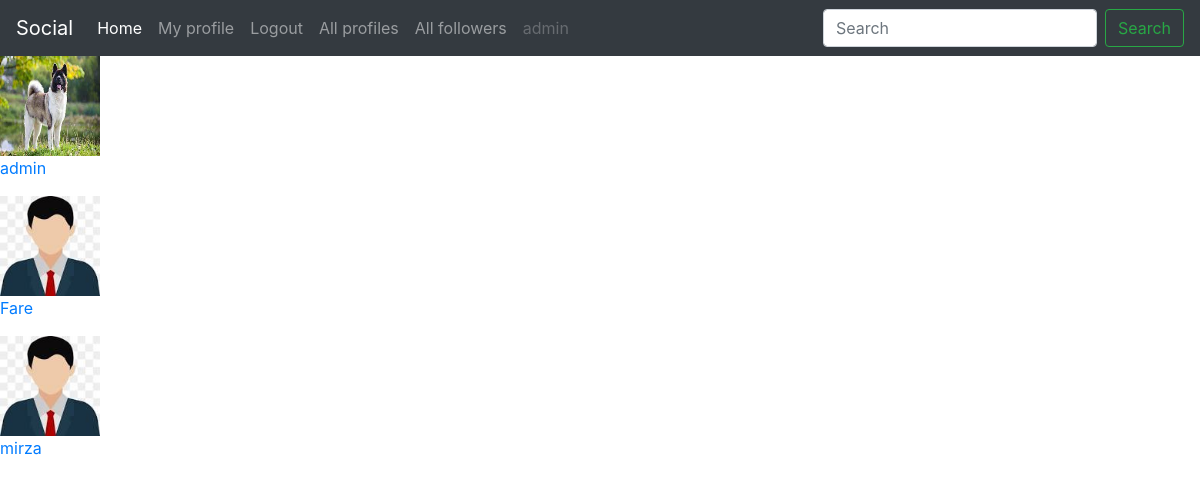
Screenshot of /profiles/get_all_profiles/ (signed in) with the database file from the repository.
### profiles/models.py (models this page shows, shortened)
class Profile(models.Model):
    first_name = models.CharField(max_length=225)
    last_name = models.CharField(max_length=225)
    bio = models.TextField()
    user = models.OneToOneField(User, on_delete=models.CASCADE)
    image = models.ImageField(upload_to="post_images",default="avatar.jpg")
    followers = models.ManyToManyField(User,related_name="follower",blank=True)
    created = models.DateTimeField(auto_now_add=True)
    updated = models.DateTimeField(auto_now=True)

### profiles/views.py (the view)
# urls.py: path("get_all_profiles/",views.get_all_profiles,name="all_profiles"),
@login_required(login_url='account_login')
def get_all_profiles(request):
    profiles = Profile.objects.all()
    context = {'profiles':profiles}
    return render(request, 'profiles/get_all_profiles.html',context)

### profiles/templates/profiles/get_all_profiles.html
{% extends 'base.html' %}
{% block content %}
{% for profile in profiles %}
<a href="{% url 'get_profiles' profile.pk %}">
    <img width="100" height="100" src="{{ profile.image.url }}" />
    <p>{{ profile.user.username }}</p>
</a>
{% endfor %}
{% endblock content %}

### templates/navbar.html (shortened to what this page needs)
<nav class="navbar navbar-expand-lg navbar-dark bg-dark">
    <a class="navbar-brand" href="">Social</a>
    <div class="collapse navbar-collapse" id="navbarSupportedContent">
      <ul class="navbar-nav mr-auto">
        <li class="nav-item active">
          <a class="nav-link" href="/posts/">Home <span class="sr-only">(current)</span></a>
        </li>
        <li class="nav-item">
          <a class="nav-link" href="{% url 'my_profile' %}">My profile</a>
        </li>
        {% if request.user.is_authenticated %}
        <li class="nav-item">
          <a class="nav-link" href="{% url 'account_logout' %}">Logout</a>
        </li>
        <li class="nav-item">
          <a class="nav-link" href="{% url 'all_profiles' %}">All profiles</a>
        </li>
        <li class="nav-item">
          <a class="nav-link" href="{% url 'all_user_followers' %}">All followers</a>
        </li>
        {% else %}
        <li class="nav-item">
          <a class="nav-link" href="{% url 'account_signup' %}">Signup</a>
        </li>
        {% endif %}
        <li class="nav-item">
          <a class="nav-link disabled" href="#">{{ request.user.username }}</a>
        </li>
      </ul>
      <form action="{% url 'search' %}" method="POST" class="form-inline my-2 my-lg-0">
        <input class="form-control mr-sm-2" type="search" name="search" placeholder="Search" aria-label="Search">
        <button class="btn btn-outline-success my-2 my-sm-0" type="submit">Search</button>
      </form>
    </div>
  </nav>

### rows the page displays
Profile: image (picture), user.username "admin"
Profile: image (placeholder picture), user.username "Fare"
Profile: image (placeholder picture), user.username "mirza"

### other values shown
{{ request.user.username }} "admin"
